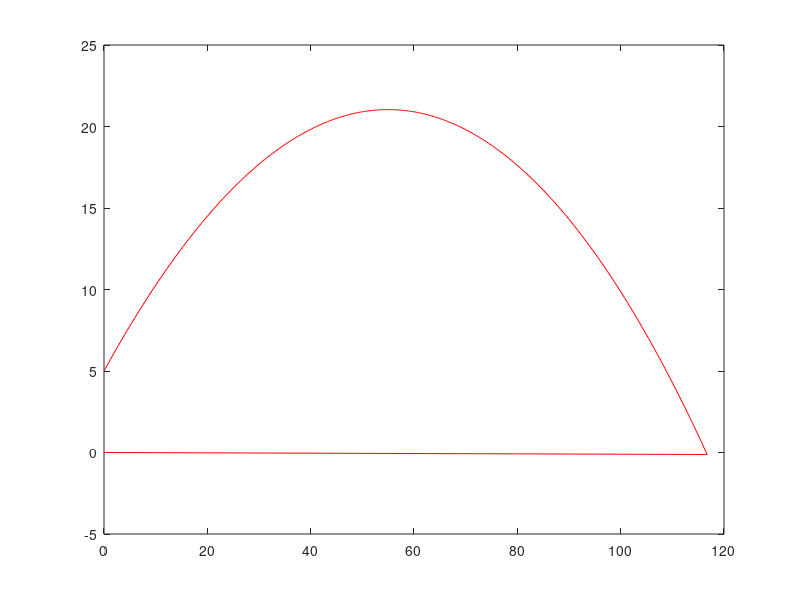

MATLAB code to generate this figure:
% Deven Hurt, Raul Jordan, Ha Le, Maille Radford
% Final Project
close all
clear all

%% Part 1a

C = 1.1;

% Height of person divided by two for crouching
L = 1.8./2; 

% Average width of shoulders is 18 inches. We halve it.
R = 0.23;
A = 2*R*L;
p = 1.2;

% Coefficient of static friction
mu = 0.05;

% m/s^2
g = 9.8;
% kg
m = 70; 

% Loops over Theta to figure out best value using evolver
theta = 60; 

%m (olympic standards)
x = 101.6; 
h = x*sind(theta); 

v1 = sqrt((2.*m.*g.*h - 2.*mu.*m.*g.*cosd(theta).*(h./sind(theta))) ...
    ./(m+p.*A.*C.*(h./sind(theta))))

%% Part 1b

% L is the integral from 0 to any constant we want that we'll solve for of
% 20/sqrt(1+4x^2)... The constant is 20/tan(theta) (whatever we make the
% second height, h2... we just arbitrarily assigned it as 20)
h2 = 20;
fun = @(x) h2./sqrt(1+4.*x.^2);
L = integral(fun, 0, h2./tan(theta));
% L = integral(h2./sqrt(1+4.*x.^2)), 0, (h2./tan(theta)))

v2 = sqrt((2.*m.*g.*h2 - 2.*mu.*m.*g.*cosd(theta).*L)./(m+p.*A.*C.*L))+v1
% Reconsider this equation... considering the way we do conservation of
% potential energy... where would we consider v1 cuz there is kinetic
% energy @ this switch

%% Part 1 c

theta2 = 45; 

num = m.*v2.^2 - 2.*m.*g.*h2 - C.*p.*A.*v2.^2.*(h2./sind(theta2)) ...
    - 2.*mu.*m.*g.*cosd(theta).*(h2./sind(theta))

v3 = sqrt(num./m)



%% Part 2

% kg
m = 70; 
% m
h = 1.8; 
% Using the BSA equation, except divided by 2
A = (sqrt(m.*h/3600))./2; 
% consider what is the best area to use
C = 0.6;
p = 1.2;
D = (p.*C.*A)./2;
% m/s^2, gravity
g = 9.8;   
% time step
dt = 0.01;   

% define initial conditions
x0 = 0;
y0 = 5; 
v3 = v3; 
theta2 = 30;
vx0 = v3.*cosd(theta2);
vy0 = v3.*sind(theta2);

% iterations
N = 1000; 

% define data arrays
x = zeros(1,N+1); 
x(1) = x0;
y = zeros(1,N+1);
y(1) = y0;
vx = zeros(1,N+1); 
vx(1) = vx0;
vy = zeros(1,N+1); 
vy(1) = vy0;

i = 1;
j = 1;

while i < N
    ax = -(D./m).*v3*vx(i);
    vx(i+1) = vx(i) + ax.*dt;
    x(i+1) = x(i) + vx(i).*dt + 0.5.*ax.*dt.^2;
    ay = -g - ((D./m).*v3*vy(i));
    vy(i+1) = vy(i) + ay.*dt;
    y(i+1) = y(i) + vy(i).*dt + 0.5.*ay.*dt.^2;
    
    if y(i+1) < 0 
         i = N;
         j = j + 1;
    else 
         i = i + 1;
         j = j + 1;
    end
end

plot(x(1:N),y(1:N),'r-')

max_x = max(x(1:N))
    
    